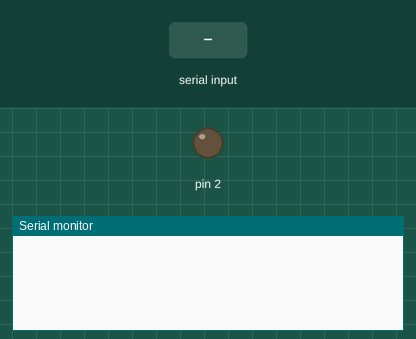
Simulated run of this sketch. Board: Arduino Uno, built with avr-gcc and run on an emulated ATmega328P. On the bench: output pins drawn as LEDs (lit = HIGH), the last lines printed to the serial monitor. The inputs (shaded band) are chosen by the test bench.

Above: at 1.2 s.
1.3 s: "90,45\n" received over Serial
At 1.6 s:
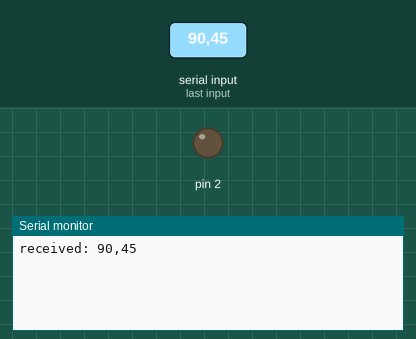
2.8 s: "5\n" received over Serial
At 3.8 s:
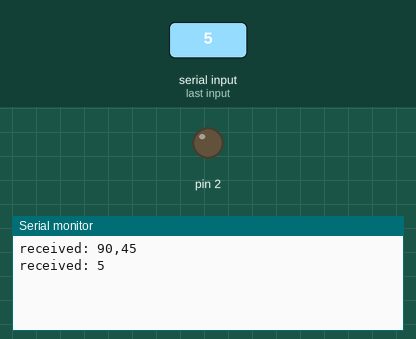
4.3 s: "1,90,45\n" received over Serial
At 5.2 s:
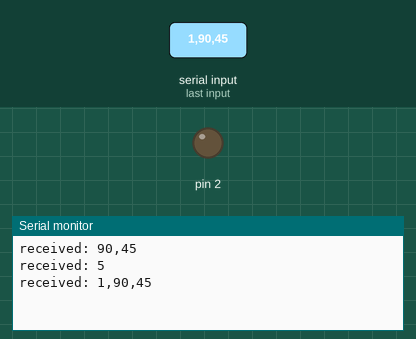

Measured:
- after the input at 1.3 s, the serial monitor: prints a new line at once (image 1)
- after the input at 2.8 s, the serial monitor: prints a new line at once (image 2)
- after the input at 4.3 s, the serial monitor: prints a new line at once (image 3)

The sketch:

listener.ino
```cpp
void setup() {
  Serial.begin(9600);
  pinMode(2, OUTPUT);
}

int cnt = 0;
char buffer[32];
int valve = 0;

void loop() {
  while (Serial.available())
  {
    char c = Serial.read();
    buffer[cnt++] = c;
    if (c == '\n')
    {
      buffer[cnt] = '\0';
      cnt = 0;
      Serial.print("received: ");
      Serial.print(buffer);
      if (buffer[0] == 'o') {
        valve = atoi(&buffer[1]);
        Serial.print("  opening "); Serial.println(valve);
        digitalWrite(valve, HIGH);
      }
      if (buffer[0] == 'c') {
        valve = atoi(&buffer[1]);
        Serial.print("  closing ");  Serial.println(valve);
        digitalWrite(valve, LOW);
      }
    }
  }
}
```
